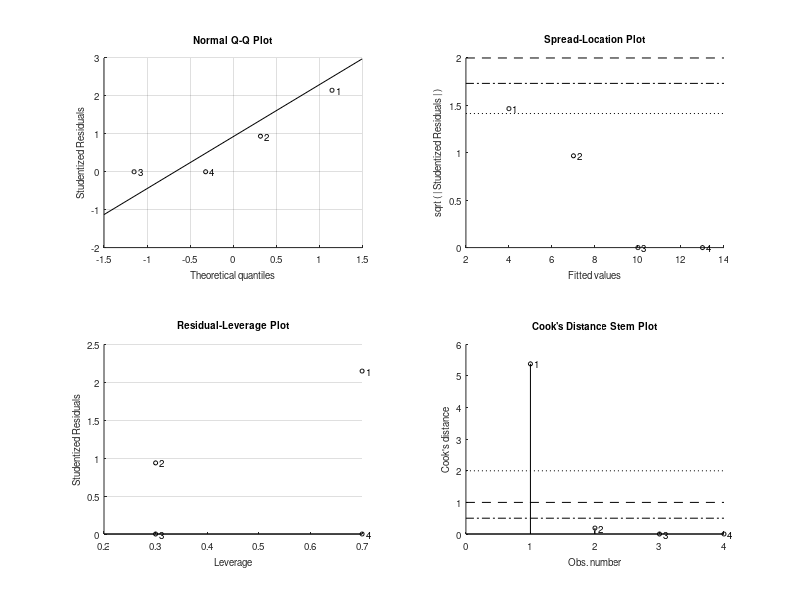
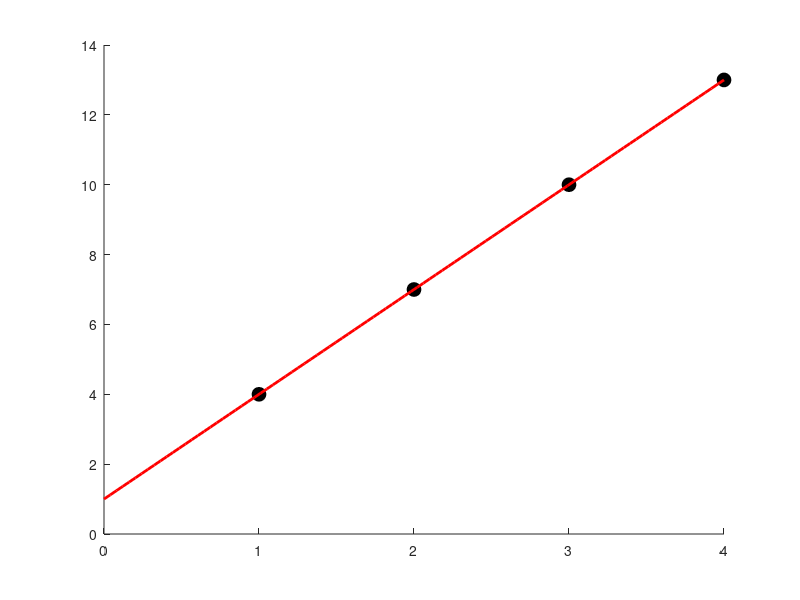

Here is the MATLAB script that generated these plots, in order: (Note: this script raises an error after producing the figures.)
%% Example 0                                     Student:      Daniel Clark
clear all                                      % Instructor: Dr. Ha-Rok Bae
close all                                      % Class: ME 7060 Spring 2016
clc
format shorte
%% 
S = [1;2;3;4]

Y = [4;7;10;13]

%% linear 
F_lin = [ones(length(S),1),S]
beta = (F_lin'*F_lin)\(F_lin'*Y)
Tables_lm = fitlm(S,Y);

figure, hold on
scatter(S,Y,100,'o','MarkerFaceColor','k','MarkerEdgeColor','k')
x = linspace(0,4,100)';
y_hat = beta(1) + x*beta(2);
plot(x,y_hat,'r','linewidth',2)

%% nonlinear 
F_lin = [ones(length(S),1),S,S.^2]
beta = (F_lin'*F_lin)\(F_lin'*Y)
Tables_nlm = fitlm(S,Y,'purequadratic');

y_hat = beta(1) + x*beta(2) + x.^2*beta(3);
plot(x,y_hat,'b','linewidth',2)